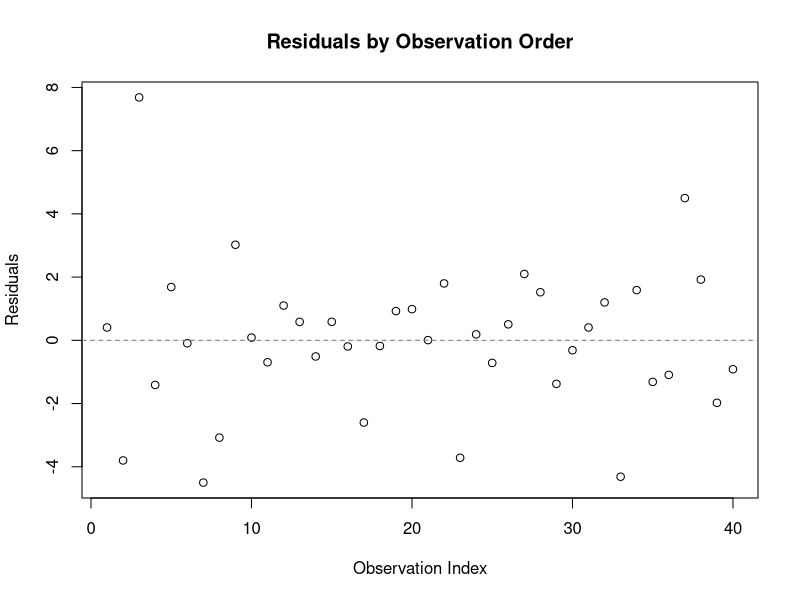
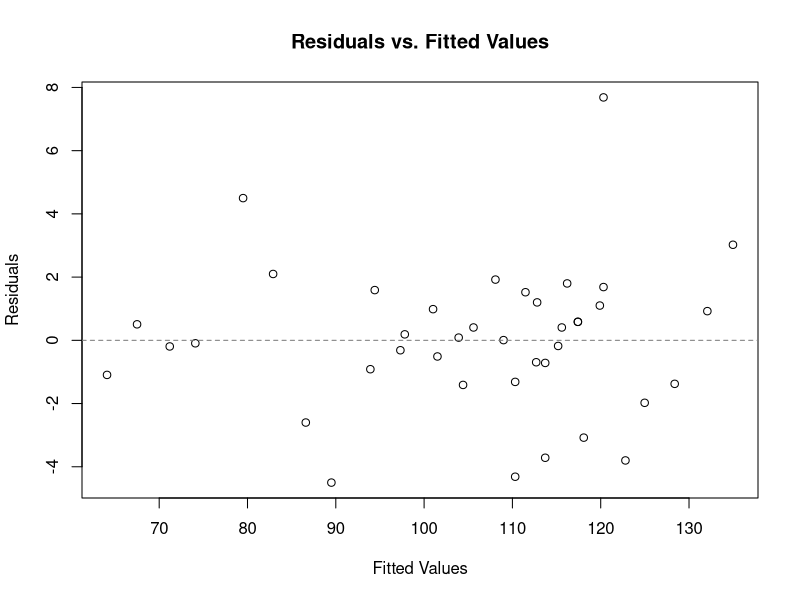
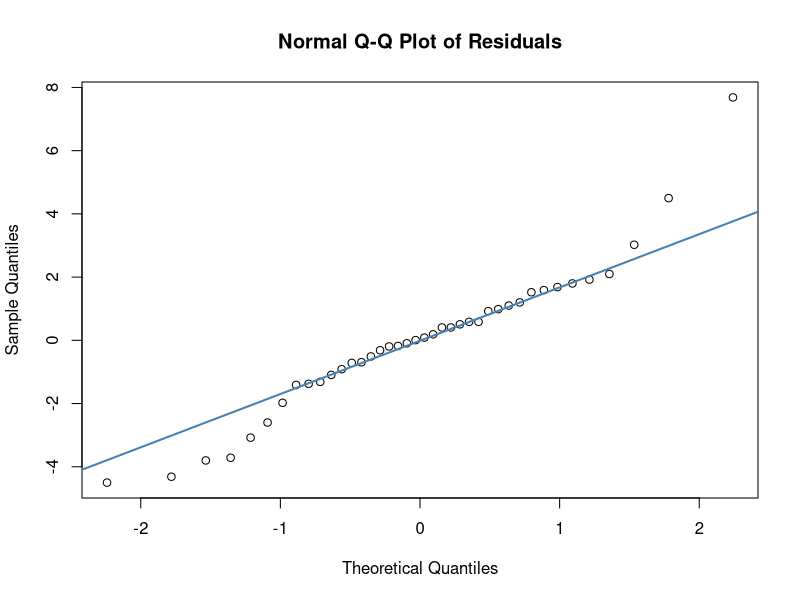

The R source for these figures, in order:
## ---- chunk 1
library(readr)
library(nlme)
library(car)
## ---- chunk 2
mind2 <- read_csv("mind2.csv")

mind2$Person <- as.factor(mind2$Person)
mind2$Time   <- as.factor(mind2$Time)
## ---- chunk 3
fit_lme <- lme(BP ~ Time, random = ~1|Person, data = mind2)
anova(fit_lme)
## ---- chunk 4
model.res    <- residuals(fit_lme)
model.fitted <- fitted(fit_lme)

plot(model.res,
     ylab = "Residuals",
     xlab = "Observation Index",
     main = "Residuals by Observation Order")
abline(h = 0, lty = 2, col = "gray50")
## ---- chunk 5
plot(model.fitted, model.res,
     xlab = "Fitted Values",
     ylab = "Residuals",
     main = "Residuals vs. Fitted Values")
abline(h = 0, lty = 2, col = "gray50")
## ---- chunk 6
fit_lme_unequal <- lme(
  BP ~ Time,
  random  = ~1|Person,
  data    = mind2,
  weights = varIdent(form = ~1|Time)
)

anova(fit_lme, fit_lme_unequal)
## ---- chunk 7
qqnorm(model.res, main = "Normal Q-Q Plot of Residuals")
qqline(model.res, col = "steelblue", lwd = 2)
## ---- chunk 8
shortmind <- with(mind2, cbind(
  BP[Time == "Before"],
  BP[Time == "OneMonth"],
  BP[Time == "ThreeMonth"],
  BP[Time == "SixMonth"]
))

mind.model <- lm(shortmind ~ 1)
TimePoint  <- factor(1:4)
## ---- chunk 9
fit_sph <- Anova(mind.model,
                 idata   = data.frame(TimePoint),
                 idesign = ~TimePoint,
                 type    = "III")

summary(fit_sph, multivariate = FALSE)
